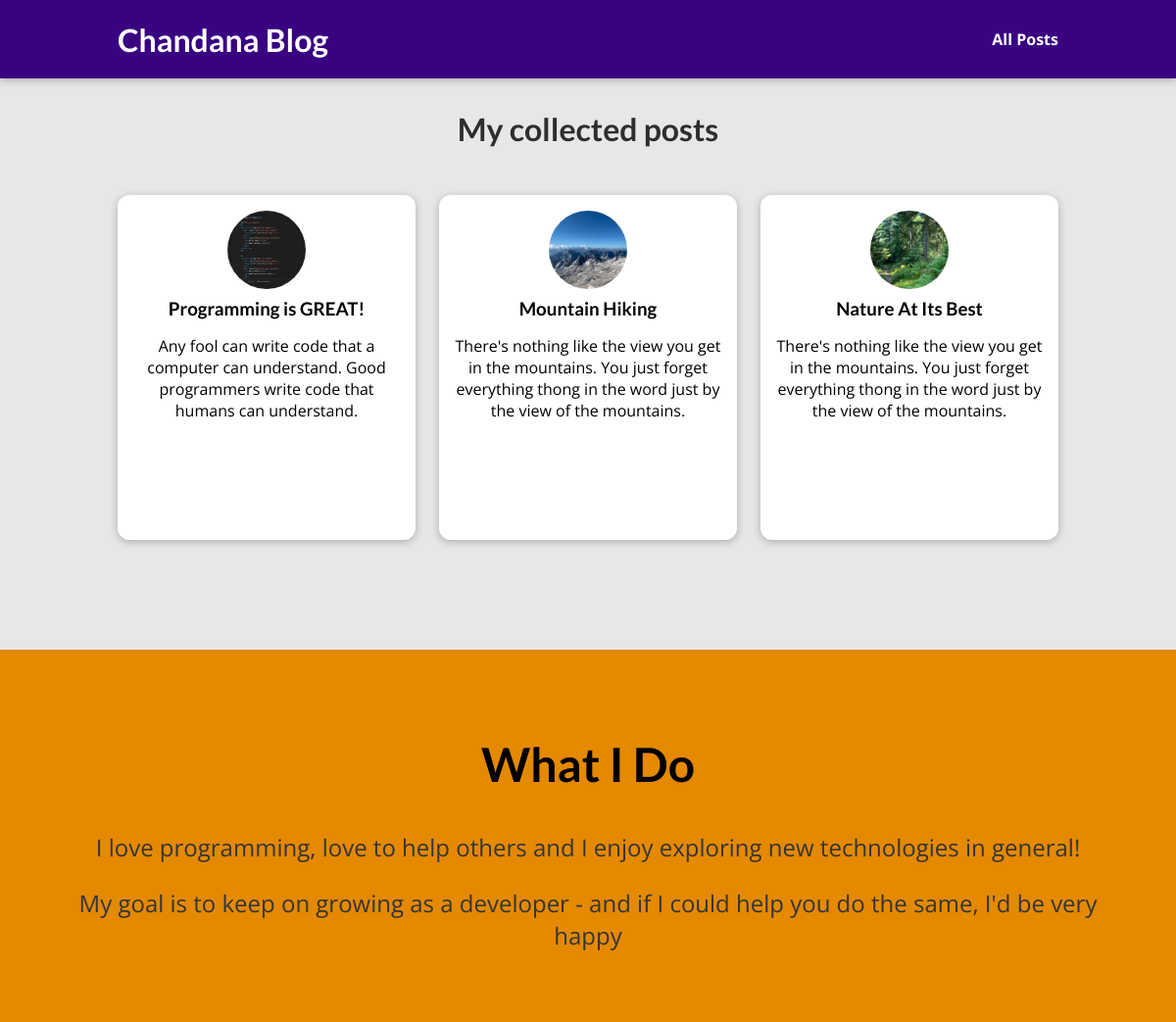
The page /posts on the database its author committed.
### blog/models.py (models this page shows)
class Post(models.Model):
    title = models.CharField(max_length = 150)
    execrpt = models.CharField(max_length = 200)
    image_name = models.CharField(max_length = 100)
    date = models.DateField(auto_now=True)
    slug = models.SlugField(unique=True, db_index = True)
    content = models.TextField(validators=[MinLengthValidator(10)])
    author = models.ForeignKey(Author, on_delete = models.SET_NULL, related_name = "posts", null = True)
    tags = models.ManyToManyField(Tag)
    def __str__(self):
        return self.title

### blog/views.py (the view)
# urls.py: path("posts", views.posts, name = "all-posts"),
def posts(request):
    posts = Post.objects.all().order_by("-date")
    print(posts)
    return render(request, "blog/posts.html", {"posts": posts})

### blog/templates/blog/posts.html (shortened to what this page needs)
{% extends 'base.html' %}
{% load static %}
{% block css_files %}
    <link rel = "stylesheet" href = {% static 'blog/all-posts.css' %}>
    <link rel = "stylesheet" href = {% static 'blog/post.css' %}>
    <link rel = "stylesheet" href = {% static 'blog/index.css' %}>
{% endblock  %}
{% block content %}
    <section id = "all-posts">
        <h2>My collected posts</h2>
        <ul>
                {% for post in posts %}
                    {% include 'blog/includes/post.html' %}
                {% endfor %}
        </ul>
    </section>
    <section id = "about">
        <h2>What I Do</h2>
        <p>
            I love programming, love to help others and I enjoy exploring new technologies in general!
        </p>
        <p>
            My goal is to keep on growing as a developer - and if I could help you do the same, I'd be very happy
        </p>
    </section>
{% endblock content %}

### blog/templates/blog/includes/post.html
{% load static %}
            <li>
                <article class = "post">
                    <a href = "{% url 'post-detail-page' post.slug %}">
                        <img src = "{% static 'blog/images/'|add:post.image_name %}" alt = {{post.title}}" />
                        <div class = "post__content">
                            <h3>{{ post.title }}</h3>
                            <p> {{ post.execrpt }} </p>
                        </div>
                    </a>
                </article>
            </li>

### static/app.css (style rules this page uses)
* { box-sizing: border-box; }
html { font-family: 'Open Sans', 'Lato', sans-serif; }
body { margin: 0; }
h1, h2, h3 { font-family: 'Lato', sans-serif; font-weight: bold; }

### blog/static/blog/all-posts.css (style rules this page uses)
body { background-color: #e7e7e7; }
#all-posts { margin: 7rem auto; width: 90%; max-width: 60rem; }
#all-posts h2 { text-align: center; font-size: 2rem; color: #2e2e2e; margin: 3rem 0; }
ul { list-style: none; margin: 0; padding: 0; display: grid; grid-template-columns: repeat(auto-fill, minmax(17rem, 1fr)); gap: 1.5rem; }
.post img { width: 7rem; height: 7rem; }
.post a { height: 22rem; transform-origin: center; box-shadow: 0 2px 8px rgba(0, 0, 0, 0.25); border-radius: 12px; background-color: white; }

### blog/static/blog/post.css (style rules this page uses)
.post { display: flex; flex-direction: column; align-items: center; text-align: center; }
.post a { text-decoration: none; color: black; transition: all 0.2s ease; padding: 1rem; }
.post img { width: 5rem; height: 5rem; object-fit: cover; border-radius: 50%; }
.post h3 { margin: 0.25rem 0; }

### blog/static/blog/index.css (style rules this page uses)
#about { text-align: center; padding: 3rem; background-color: #e48900; margin-top: 5rem; }
#about h2 { font-size: 3rem; }
#about p { font-size: 1.5rem; color: #353535; }

### rows shown on the page
Post: image_name (picture), title "Programming is GREAT!", execrpt "Any fool can write code that a computer can understand. Good programmers write code that humans can understand."
Post: image_name (picture), title "Mountain Hiking", execrpt "There's nothing like the view you get in the mountains. You just forget everything thong in the word just by the view of the mountains."
Post: image_name (picture), title "Nature At Its Best", execrpt "There's nothing like the view you get in the mountains. You just forget everything thong in the word just by the view of the mountains."
